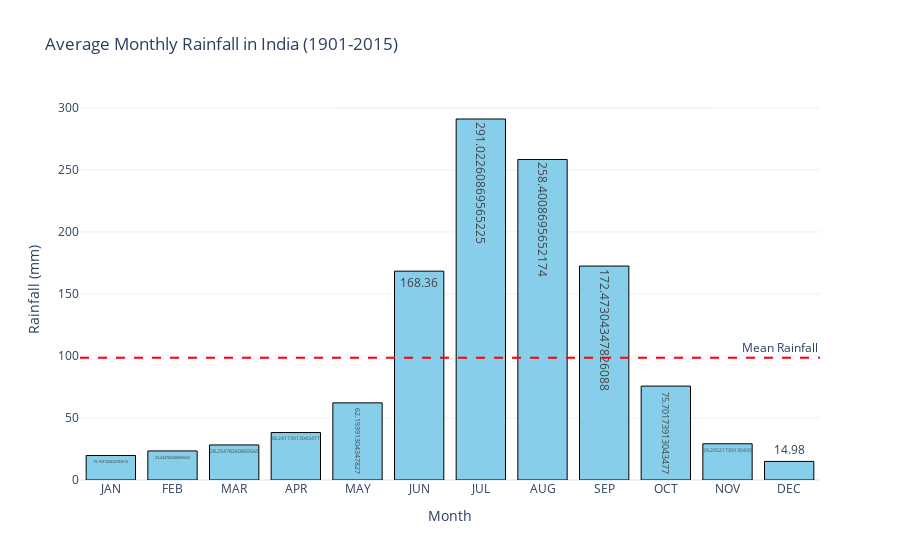

Notebook cell for this chart:
### Code cell
# identify months with the highest and lowest rainfall on average
monthly_columns = ['JAN', 'FEB', 'MAR', 'APR', 'MAY', 'JUN', 'JUL', 'AUG', 'SEP', 'OCT', 'NOV', 'DEC']
monthly_avg = rainfall_data[monthly_columns].mean()

highest_rainfall_month = monthly_avg.idxmax()
lowest_rainfall_month = monthly_avg.idxmin()

fig_monthly = px.bar(
    x=monthly_avg.index,
    y=monthly_avg.values,
    labels={'x': 'Month', 'y': 'Rainfall (mm)'},
    title='Average Monthly Rainfall in India (1901-2015)',
    text=monthly_avg.values
)
fig_monthly.add_hline(
    y=monthly_avg.mean(),
    line_dash="dash",
    line_color="red",
    annotation_text="Mean Rainfall",
    annotation_position="top right"
)
fig_monthly.update_traces(marker_color='skyblue', marker_line_color='black', marker_line_width=1)
fig_monthly.update_layout(template='plotly_white', height=500)
fig_monthly.show()

### Figure 1 — Plotly figure (JSON) as saved in the notebook; plotly's stock layout.template omitted (floating-point values rounded to 4 significant figures)
{"data": [{"alignmentgroup": "True", "hovertemplate": "Month=%{x}<br>Rainfall (mm)=%{y}<br>text=%{text}<extra></extra>", "legendgroup": "", "marker": {"color": "skyblue", "line": {"color": "black", "width": 1}, "pattern": {"shape": ""}}, "name": "", "offsetgroup": "", "orientation": "v", "showlegend": false, "text": [19.76, 23.43, 28.25, 38.24, 62.19, 168.4, 291.0, 258.4, 172.5, 75.7, 29.21, 14.98], "textposition": "auto", "type": "bar", "x": ["JAN", "FEB", "MAR", "APR", "MAY", "JUN", "JUL", "AUG", "SEP", "OCT", "NOV", "DEC"], "xaxis": "x", "y": [19.76, 23.43, 28.25, 38.24, 62.19, 168.4, 291.0, 258.4, 172.5, 75.7, 29.21, 14.98], "yaxis": "y"}], "layout": {"annotations": [{"showarrow": false, "text": "Mean Rainfall", "x": 1, "xanchor": "right", "xref": "x domain", "y": 98.5, "yanchor": "bottom", "yref": "y"}], "autosize": true, "barmode": "relative", "legend": {"tracegroupgap": 0}, "shapes": [{"line": {"color": "red", "dash": "dash"}, "type": "line", "x0": 0, "x1": 1, "xref": "x domain", "y0": 98.5, "y1": 98.5, "yref": "y"}], "title": {"text": "Average Monthly Rainfall in India (1901-2015)"}, "xaxis": {"anchor": "y", "autorange": true, "domain": [0, 1], "range": [-0.5, 11.5], "title": {"text": "Month"}, "type": "category"}, "yaxis": {"anchor": "x", "autorange": true, "domain": [0, 1], "range": [0, 306.3], "title": {"text": "Rainfall (mm)"}, "type": "linear"}}}
